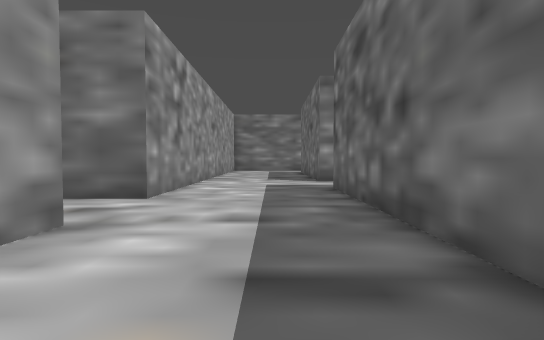
View 1 (above)

14 first-person views from a walk through a 3-D level made in the Godot game engine. The camera is 1.4 m above the floor, tilts 2° down and sees 80° across. The floor is counted in squares, 1.75 m on a side. Each view is taken from the middle of a square. On the plan, view 1 faces up. The plan holds only what a view shows up to about 11 squares ahead; the rest is blank. The place goes on beyond the plan.

View 2
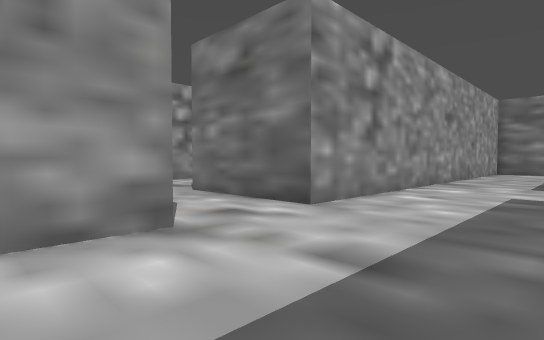

View 3
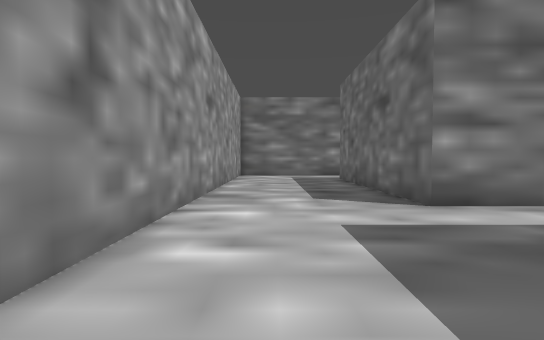

View 4
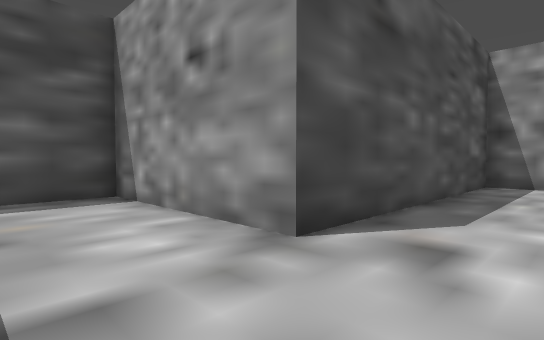

View 5
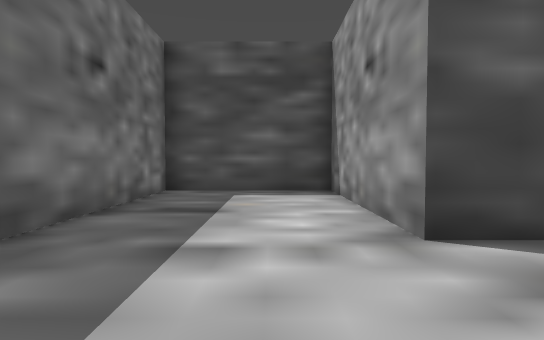

View 6
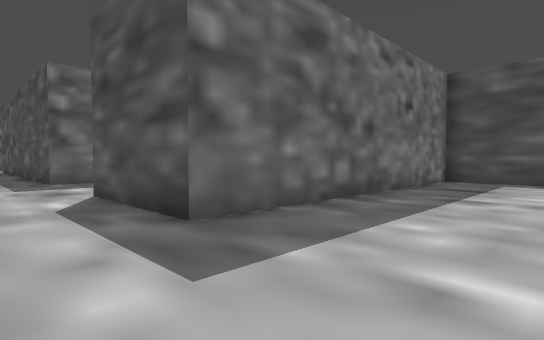

View 7
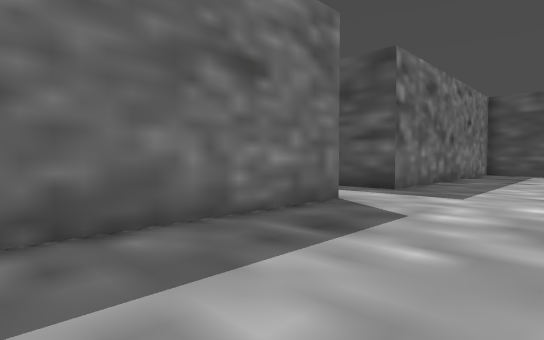

View 8
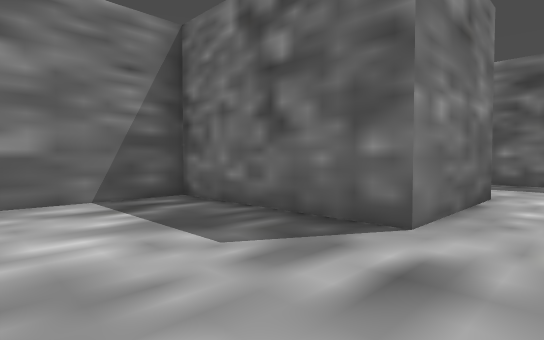

View 9
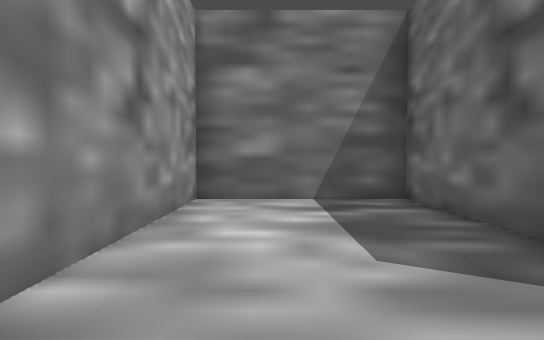

View 10
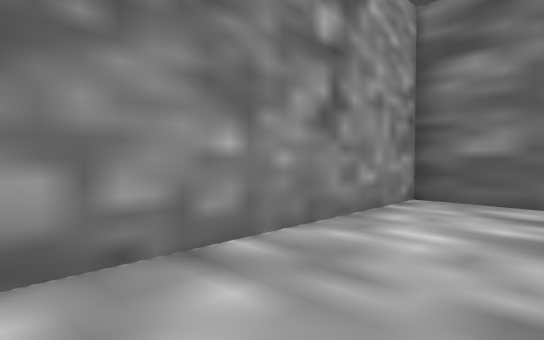

View 11
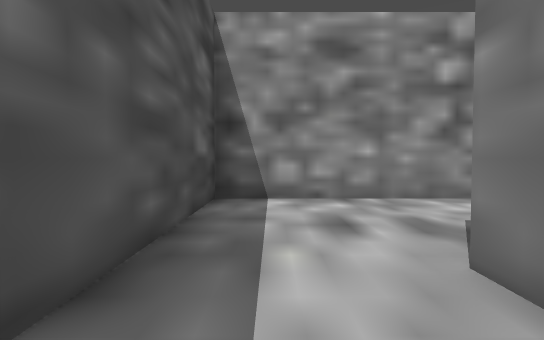

View 12
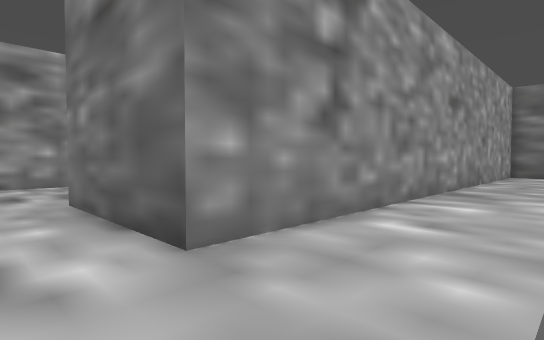

View 13
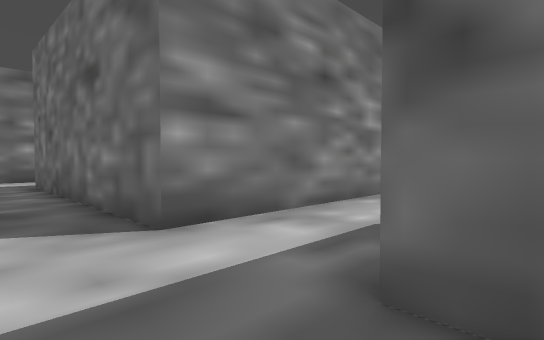

View 14
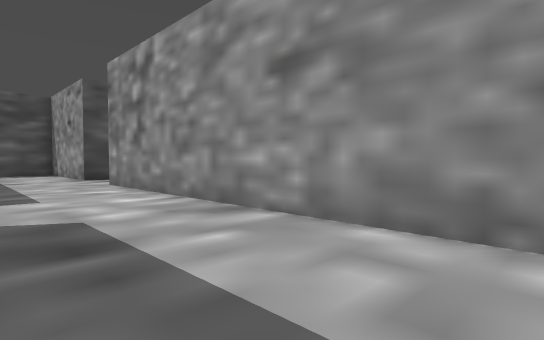

### Floor plan
Points are (right, up) in squares from view 1. A wall is a line through its corners. A room is listed if a view was taken in it or the views show most of it. See-through windows are left out.
Room 1 (views 1, 2, 3, 4, 5, 6, 7, 11, 12, 13, 14)
walls: (5.5, 11.4) (1.7, 11.4) (1.7, 17.5); (-7.5, 3.9) (-2.5, 3.9) (-2.5, -1.1) (1.7, -1.1) (1.7, 8.8) (5.5, 8.8); (-2.5, 17.5) (-2.5, 6.4) (-6.3, 6.4)
ways out: opening at (-7, 5.5) to room 2
Room 2 (views 8, 9, 10)
walls: (-6.3, 6.4) (-6.3, 11.4) (-10.5, 11.4) (-10.5, 3.9) (-7.5, 3.9)
ways out: opening at (-7, 5.5) to room 1

Where each view was taken, in squares from view 1:
view 1: 0 up, 0 right, facing up
view 2: 2 up, 1 right, facing up-left
view 3: 6 up, 1 left, facing up
view 4: 6 up, 0 right, facing down-left
view 5: 7 up, 1 left, facing down
view 6: 11 up, 2 left, facing down-right
view 7: 17 up, 2 left, facing down-right
view 8: 5 up, 10 left, facing up-right
view 9: 5 up, 9 left, facing up
view 10: 5 up, 8 left, facing up-left
view 11: 5 up, 4 left, facing left
view 12: 5 up, 0 right, facing up-left
view 13: 8 up, 0 right, facing up-right
view 14: 17 up, 1 right, facing down-left
